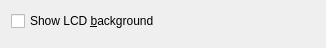
<?xml version="1.0" encoding="UTF-8"?>
<ui version="4.0">
 <class>AppearanceConfig</class>
 <widget class="QWidget" name="AppearanceConfig">
  <property name="geometry">
   <rect>
    <x>0</x>
    <y>0</y>
    <width>326</width>
    <height>48</height>
   </rect>
  </property>
  <property name="sizePolicy">
   <sizepolicy hsizetype="Expanding" vsizetype="Minimum">
    <horstretch>0</horstretch>
    <verstretch>0</verstretch>
   </sizepolicy>
  </property>
  <property name="minimumSize">
   <size>
    <width>0</width>
    <height>0</height>
   </size>
  </property>
  <property name="maximumSize">
   <size>
    <width>16777215</width>
    <height>16777215</height>
   </size>
  </property>
  <property name="windowTitle">
   <string>Weather Station Configuration</string>
  </property>
  <layout class="QGridLayout" name="gridLayout">
   <item row="0" column="0" colspan="3">
    <widget class="QCheckBox" name="backgroundCheckBox">
     <property name="text">
      <string>Show LCD &amp;background</string>
     </property>
    </widget>
   </item>
   <item row="1" column="1" colspan="2">
    <spacer name="verticalSpacer">
     <property name="orientation">
      <enum>Qt::Vertical</enum>
     </property>
     <property name="sizeHint" stdset="0">
      <size>
       <width>17</width>
       <height>13</height>
      </size>
     </property>
    </spacer>
   </item>
  </layout>
 </widget>
 <resources/>
 <connections/>
</ui>
